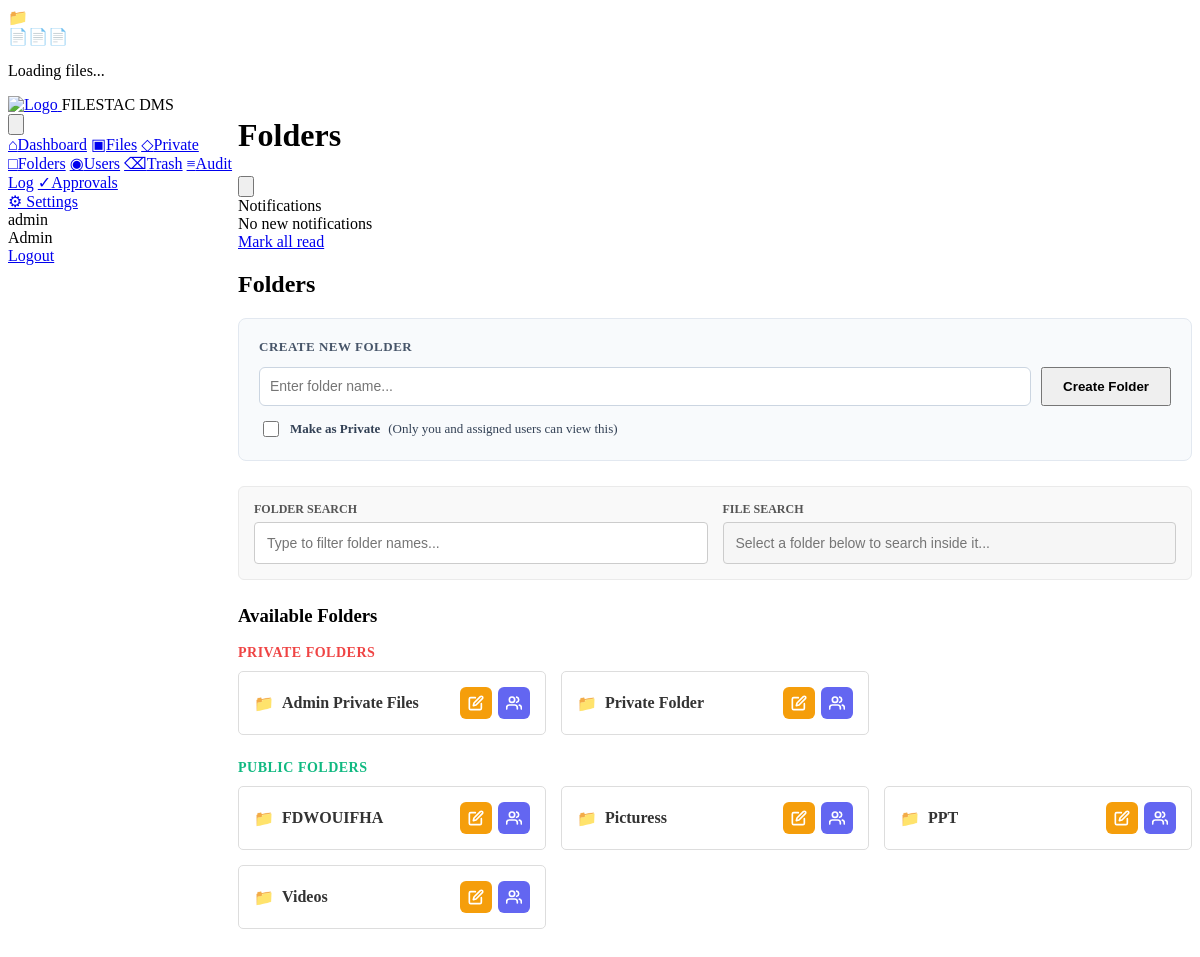
/pages/folders.php (signed in), run on the app's committed database.
### tables this page shows
CREATE TABLE `users` (
  `id` int(11) NOT NULL,
  `username` varchar(80) NOT NULL,
  `email` varchar(150) NOT NULL,
  `password_hash` varchar(255) NOT NULL,
  `role` enum('admin','contributor','casual') NOT NULL DEFAULT 'casual',
  `status` enum('active','frozen') NOT NULL DEFAULT 'active',
  `created_at` datetime NOT NULL DEFAULT current_timestamp(),
  `phone` varchar(30) DEFAULT NULL,
  `theme` varchar(20) DEFAULT 'light',
  `admin_id` int(11) DEFAULT NULL,
  `is_deleted` tinyint(1) DEFAULT 0
);

CREATE TABLE `folders` (
  `id` int(11) NOT NULL,
  `name` varchar(255) NOT NULL,
  `type` enum('public','private') NOT NULL DEFAULT 'private',
  `created_by` int(11) NOT NULL,
  `created_at` timestamp NOT NULL DEFAULT current_timestamp(),
  `is_private` tinyint(1) DEFAULT 0
);

### pages/folders.php (the view, shortened to what the rows shown need)
<?php
require_once __DIR__ . '/../core/auth.php';
$user = require_role('casual', 'contributor', 'admin');
$db   = get_db();
$role = $user['role'];
if (isset($_GET['id']) && (int)$_GET['id'] === 0) {
    unset($_SESSION['last_viewed_folder_id']);
    $current_folder_id = 0;
} else if (isset($_GET['id'])) {
    $current_folder_id = (int)$_GET['id'];
    $_SESSION['last_viewed_folder_id'] = $current_folder_id;
} else if (isset($_SESSION['last_viewed_folder_id'])) {
    $current_folder_id = (int)$_SESSION['last_viewed_folder_id'];
} else {
    $current_folder_id = 0;
}
$parent_col_result = $db->query("SHOW COLUMNS FROM folders LIKE 'parent_id'");
$folders_has_parent = $parent_col_result && $parent_col_result->num_rows > 0;
$root_folder_filter = $folders_has_parent ? 'AND f.parent_id IS NULL' : '';
$folders_query_str = "
    SELECT DISTINCT f.* FROM folders f
    LEFT JOIN folder_shares fs ON fs.folder_id = f.id AND fs.shared_with_user_id = ?
    WHERE (f.is_private = 0
       OR f.created_by = ?
       OR fs.shared_with_user_id IS NOT NULL
       OR ? = 'admin')
       $root_folder_filter
    ORDER BY f.name ASC
";
$f_list_stmt = $db->prepare($folders_query_str);
$f_list_stmt->bind_param('iis', $user['id'], $user['id'], $role);
$f_list_stmt->execute();
$all_folders = $f_list_stmt->get_result()->fetch_all(MYSQLI_ASSOC);
$public_folders  = [];
$private_folders = [];
foreach ($all_folders as $f) {
    if (!empty($f['is_private'])) {
        $private_folders[] = $f;
    } else {
        $public_folders[] = $f;
    }
}
$current_folder = null;
$users_stmt = $db->prepare("SELECT id, username, role FROM users WHERE id != ? AND status = 'active' ORDER BY username ASC");
$users_stmt->bind_param('i', $user['id']);
$users_stmt->execute();
$system_collaborators = $users_stmt->get_result()->fetch_all(MYSQLI_ASSOC);
$page_title = 'Folders';
include __DIR__ . '/../partials/header.php';
?>
<h2 class="page-title"><?= $current_folder ? htmlspecialchars($current_folder['name']) : 'Folders' ?></h2>
<?php if (!$current_folder): ?>
<div class="explorer-layout-wrapper">
  <div class="card" style="margin-bottom: 25px;">
    <div class="folder-list-grid" id="privateFoldersContainer">
      <?php if (empty($private_folders)): ?>
        <p style="color:#aaa; font-style:italic; font-size:13px; margin-left: 5px;">No private folders.</p>
      <?php else: ?>
        <?php foreach ($private_folders as $f): ?>
          <div class="folder-item-node <?= ($current_folder_id === (int)$f['id']) ? 'active-folder-style' : '' ?>">
            <a href="<?= page_url('folders.php?id=' . (int)$f['id']) ?>" class="folder-node-meta-title" style="text-decoration:none; color:inherit; flex:1;">
              <span>📁</span> <?= htmlspecialchars($f['name']) ?>
            </a>
            <div style="display:flex; gap:6px; align-items:center;">
              <?php if ($role === 'admin' || $f['created_by'] == $user['id']): ?>
                <button type="button" class="btn-icon-sm" style="background: #f59e0b; color: white;" title="Rename Folder" onclick="openRenameFolderModal(<?= $f['id'] ?>, '<?= htmlspecialchars(addslashes($f['name'])) ?>')">
                  <svg xmlns="http://www.w3.org/2000/svg" viewBox="0 0 24 24" fill="none" stroke="currentColor" stroke-width="2.5" stroke-linecap="round" stroke-linejoin="round"><path d="M11 4H4a2 2 0 0 0-2 2v14a2 2 0 0 0 2 2h14a2 2 0 0 0 2-2v-7"></path><path d="M18.5 2.5a2.121 2.121 0 1 1 3 3L12 15l-4 1 1-4 9.5-9.5z"></path></svg>
                </button>
              <?php endif; ?>
              <?php if ($role !== 'casual'): ?>
                <button type="button" class="btn-icon-sm" style="background: #6366f1; color: white;" title="Folder Access" onclick="openFolderAccessModal(<?= $f['id'] ?>, '<?= htmlspecialchars(addslashes($f['name'])) ?>')">
                </button>
              <?php endif; ?>
            </div>
          </div>
        <?php endforeach; ?>
      <?php endif; ?>
    </div>
    <div class="folder-list-grid" id="publicFoldersContainer">
      <?php if (empty($public_folders)): ?>
        <p style="color:#aaa; font-style:italic; font-size:13px; margin-left: 5px;">No public folders yet.</p>
      <?php else: ?>
        <?php foreach ($public_folders as $f): ?>
          <div class="folder-item-node <?= ($current_folder_id === (int)$f['id']) ? 'active-folder-style' : '' ?>">
            <a href="<?= page_url('folders.php?id=' . (int)$f['id']) ?>" class="folder-node-meta-title" style="text-decoration:none; color:inherit; flex:1;">
              <span>📁</span> <?= htmlspecialchars($f['name']) ?>
            </a>
            <div style="display:flex; gap:6px; align-items:center;">
              <?php if ($role === 'admin' || $f['created_by'] == $user['id']): ?>
                <button type="button" class="btn-icon-sm" style="background: #f59e0b; color: white;" title="Rename Folder" onclick="openRenameFolderModal(<?= $f['id'] ?>, '<?= htmlspecialchars(addslashes($f['name'])) ?>')">
                  <svg xmlns="http://www.w3.org/2000/svg" viewBox="0 0 24 24" fill="none" stroke="currentColor" stroke-width="2.5" stroke-linecap="round" stroke-linejoin="round"><path d="M11 4H4a2 2 0 0 0-2 2v14a2 2 0 0 0 2 2h14a2 2 0 0 0 2-2v-7"></path><path d="M18.5 2.5a2.121 2.121 0 1 1 3 3L12 15l-4 1 1-4 9.5-9.5z"></path></svg>
                </button>
              <?php endif; ?>
              <?php if ($role !== 'casual'): ?>
                <button type="button" class="btn-icon-sm" style="background: #6366f1; color: white;" title="Folder Access" onclick="openFolderAccessModal(<?= $f['id'] ?>, '<?= htmlspecialchars(addslashes($f['name'])) ?>')">
                </button>
              <?php endif; ?>
            </div>
          </div>
        <?php endforeach; ?>
      <?php endif; ?>
    </div>
  </div>
<?php endif; ?>
</div>
<?php
include __DIR__ . '/../partials/footer.php';
?>

### partials/header.php (shortened to what the rows shown need)
<?php
$role = $user['role'] ?? 'casual';
$theme = $user['theme'] ?? 'light';
?>
<!DOCTYPE html>
<html lang="en" data-theme="<?= htmlspecialchars($theme) ?>">
<head>
<link rel="stylesheet" href="<?= asset_url('css/bootstrap.css') ?>">
<link rel="stylesheet" href="<?= asset_url('css/style.css') ?>">
</head>
<body class="skin-<?= htmlspecialchars($role) ?> theme-<?= htmlspecialchars($theme) ?> dms-loading">
<div class="app-layout">
    <aside id="dashboard-sidebar" class="sidebar">
        <div class="sidebar-footer">
            <div class="user-pill">
                <div>
                    <div class="user-name"><?= htmlspecialchars($user['username']) ?></div>
                    <div class="user-role"><?= ucfirst($role) ?></div>
                </div>
            </div>
        </div>
    </aside>
    <div class="main-content">
        <header class="top-bar" id="top-bar">
            <h1 class="top-bar-title"><?= htmlspecialchars($page_title ?? '') ?></h1>
        </header>
        <div class="page-body">

### data on the page
users: role "admin", role "Admin"
folders: name "Admin Private Files"
folders: name "Private Folder"
folders: name "FDWOUIFHA"
folders: name "Picturess"
folders: name "PPT"
folders: name "Videos"

### other printed values
$brandName "FILESTAC DMS"
$page_title "Folders"
